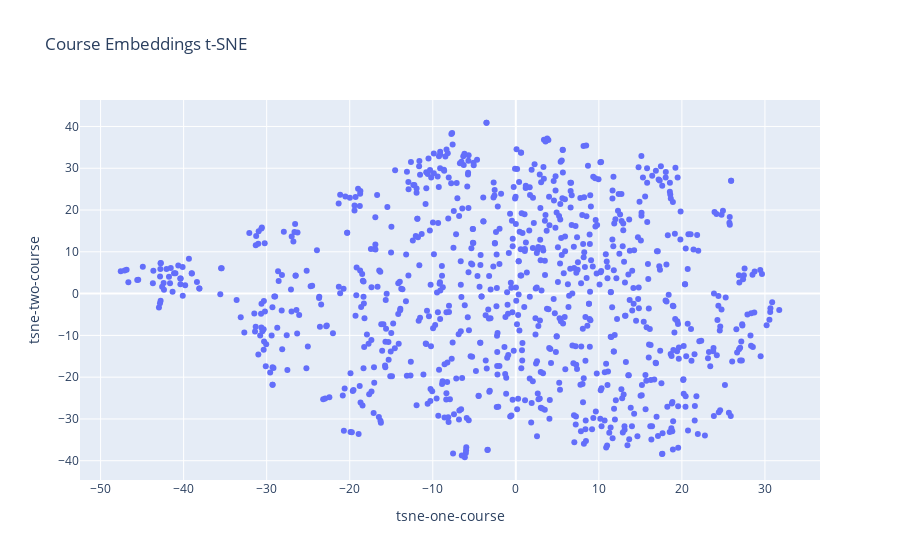

Notebook code for this chart:
### Markdown cell above
# Visualize Course Embeddings using t-SNE

### Code cell
tsne = TSNE(n_components=2, perplexity=30, max_iter=1000, random_state=42)
course_tsne_result = tsne.fit_transform(course_embeddings)
course_df['tsne-one-course'] = course_tsne_result[:, 0]
course_df['tsne-two-course'] = course_tsne_result[:, 1]

# Plot the course embeddings using t-SNE
fig = px.scatter(
    course_df,
    x='tsne-one-course',
    y='tsne-two-course',
    hover_data=['title'],
    title='Course Embeddings t-SNE'
)
fig.show()

### Figure 1 — Plotly figure (JSON) as saved in the notebook; plotly's stock layout.template omitted (floating-point values rounded to 4 significant figures; data arrays with more than 128 entries replaced by an {"elided": "..."} marker saying what was removed)
{"data": [{"customdata": {"elided": "907x1 str values"}, "hovertemplate": "tsne-one-course=%{x}<br>tsne-two-course=%{y}<br>title=%{customdata[0]}<extra></extra>", "legendgroup": "", "marker": {"color": "#636efa", "symbol": "circle"}, "mode": "markers", "name": "", "orientation": "v", "showlegend": false, "type": "scatter", "x": {"elided": "907 float values"}, "xaxis": "x", "y": {"elided": "907 float values"}, "yaxis": "y"}], "layout": {"legend": {"tracegroupgap": 0}, "title": {"text": "Course Embeddings t-SNE"}, "xaxis": {"anchor": "y", "domain": [0, 1], "title": {"text": "tsne-one-course"}}, "yaxis": {"anchor": "x", "domain": [0, 1], "title": {"text": "tsne-two-course"}}}}
